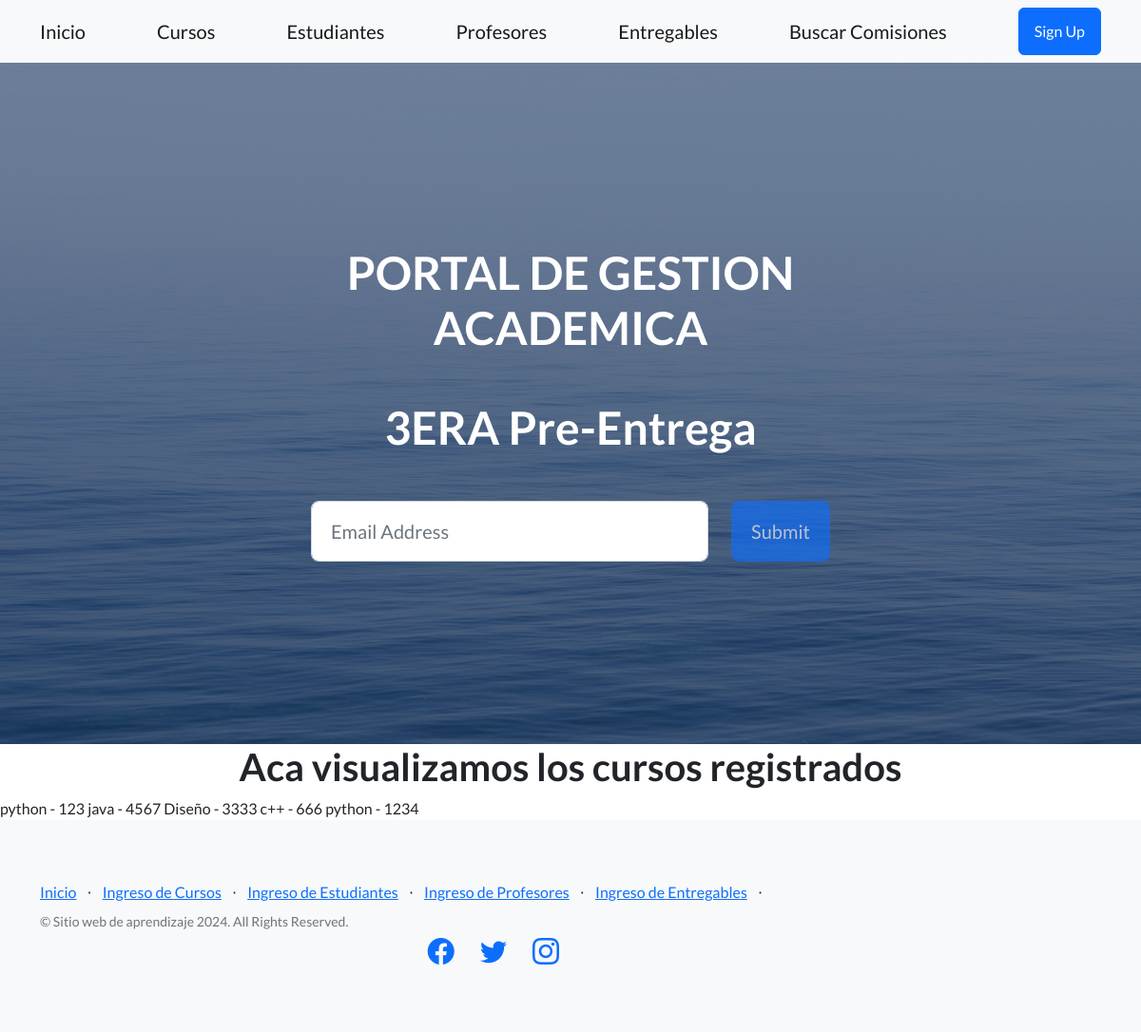
Page /appcoder/vista_cursos/ on the earlier database version.
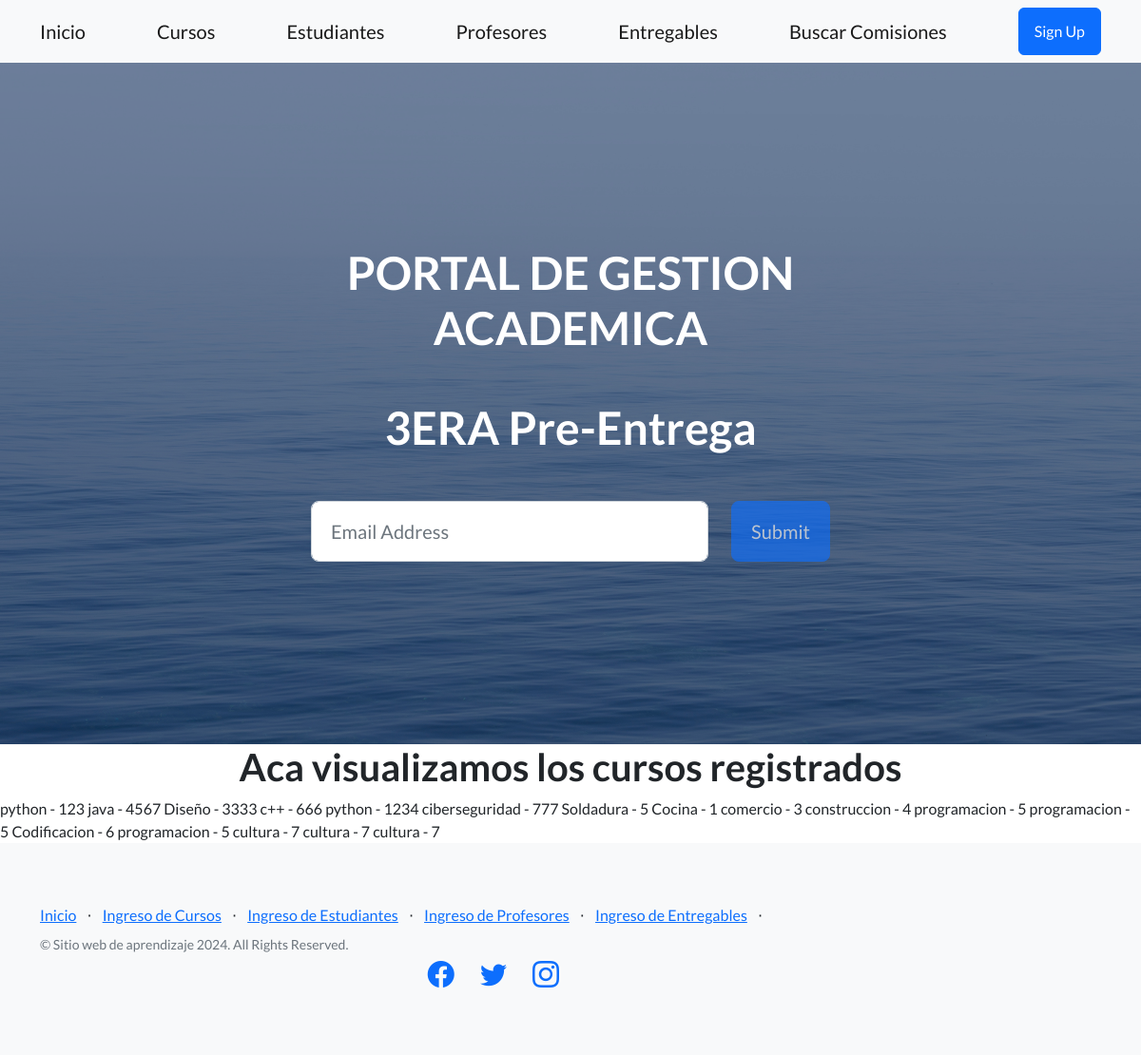
Same page on the later database version.
### appcoder/models.py (models this page shows, shortened)
class Curso(models.Model):
    nombre = models.CharField(max_length=40)
    comision = models.IntegerField()

### appcoder/views.py (the view)
# urls.py: path("vista_cursos/", views.cursos, name="cursos"),
def cursos(request):
    cursos = Curso.objects.all()
    return render(request, "appcoder/cursos.html", {"cursos":cursos})

### appcoder/templates/appcoder/cursos.html (shortened to what this page needs)
{% extends "appcoder/base.html"%}
{% block contenidoQueCambia %}
<head>
</head>
<body>
    <h1>Aca visualizamos los cursos registrados</h1>
</body>
</html>
{%  for curso in cursos %}
{{curso.nombre}} - {{curso.comision}}
{% endfor %}
{% endblock  %}

### appcoder/templates/appcoder/base.html (shortened to what this page needs)
{%load static %}
<!DOCTYPE html>
<html lang="en">
    <head>
        <link href="https://cdn.jsdelivr.net/npm/bootstrap-icons@1.5.0/font/bootstrap-icons.css" rel="stylesheet" type="text/css" />
        <link href="{% static 'appcoder/css/styles.css' %}" rel="stylesheet" />
    </head>
    <body>
        <nav class="navbar navbar-light bg-light static-top">
            <div class="container">
                <a class="navbar-brand" href="{% url 'inicio' %}">Inicio</a>
                <a class="navbar-brand" href="{% url 'cursos' %}">Cursos</a>
                <a class="navbar-brand" href="{% url 'estudiantes' %}">Estudiantes</a>
                <a class="navbar-brand" href="{% url 'profesores' %}">Profesores</a>
                <a class="navbar-brand" href="{% url 'entregables' %}">Entregables</a>
                <a class="navbar-brand" href="{% url 'Buscarcomision' %}">Buscar Comisiones</a>
                <a class="btn btn-primary" href="#signup">Sign Up</a>
            </div>
        </nav>
        <header class="masthead">
            <div class="container position-relative">
                <div class="row justify-content-center">
                    <div class="col-xl-6">
                        <div class="text-center text-white">
                            <h1 class="mb-5">PORTAL DE GESTION ACADEMICA</h1>
                            <h1 class="mb-5">3ERA Pre-Entrega</h1>
                            <form class="form-subscribe" id="contactForm" data-sb-form-api-token="API_TOKEN">
                                <div class="row">
                                    <div class="col">
                                        <input class="form-control form-control-lg" id="emailAddress" type="email" placeholder="Email Address" data-sb-validations="required,email" />
                                    </div>
                                    <div class="col-auto"><button class="btn btn-primary btn-lg disabled" id="submitButton" type="submit">Submit</button></div>
                                </div>
                            </form>
                        </div>
                    </div>
                </div>
            </div>
        </header>
        {% block contenidoQueCambia %}
        {% endblock  %}
        <footer class="footer bg-light">
            <div class="container">
                <div class="row">
                    <div class="col-lg-12 h-100 text-center text-lg-start my-auto">
                        <ul class="list-inline mb-2">
                            <li class="list-inline-item"><a href="{% url 'inicio' %}">Inicio</a></li>
                            <li class="list-inline-item">⋅</li>
                            <li class="list-inline-item"><a href="{% url 'formulariocurso' %}">Ingreso de Cursos</a></li>
                            <li class="list-inline-item">⋅</li>
                            <li class="list-inline-item"><a href="{% url 'formularioestudiantes' %}">Ingreso de Estudiantes</a></li>
                            <li class="list-inline-item">⋅</li>
                            <li class="list-inline-item"><a href="{% url 'formularioprofesores' %}"> Ingreso de Profesores</a></li>
                            <li class="list-inline-item">⋅</li>
                            <li class="list-inline-item"><a href="{% url 'formularioentregables' %}">Ingreso de Entregables</a></li>
                            <li class="list-inline-item">⋅</li>
                        </ul>
                        <p class="text-muted small mb-4 mb-lg-0">&copy; Sitio web de aprendizaje 2024. All Rights Reserved.</p>
                    </div>
                    <div class="col-lg-6 h-100 text-center text-lg-end my-auto">
                        <ul class="list-inline mb-0">
                            <li class="list-inline-item me-4">
                                <a href="#!"><i class="bi-facebook fs-3"></i></a>
                            </li>
                            <li class="list-inline-item me-4">
                                <a href="#!"><i class="bi-twitter fs-3"></i></a>
                            </li>
                            <li class="list-inline-item">
                                <a href="#!"><i class="bi-instagram fs-3"></i></a>
                            </li>
                        </ul>
                    </div>
                </div>
            </div>
        </footer>
    </body>
</html>

### appcoder/templates/appcoder/cursos.html (style rules this page uses)
h1 { text-align: center; }

Differences in the rows shown:
added Curso: nombre "ciberseguridad", comision "777"
added Curso: nombre "Soldadura", comision "5"
added Curso: nombre "Cocina", comision "1"
added Curso: nombre "comercio", comision "3"
added Curso: nombre "construccion", comision "4"
added Curso: nombre "programacion", comision "5"
added Curso: nombre "programacion", comision "5"
added Curso: nombre "Codificacion", comision "6"
added Curso: nombre "programacion", comision "5"
added Curso: nombre "cultura", comision "7"
added Curso: nombre "cultura", comision "7"
added Curso: nombre "cultura", comision "7"
